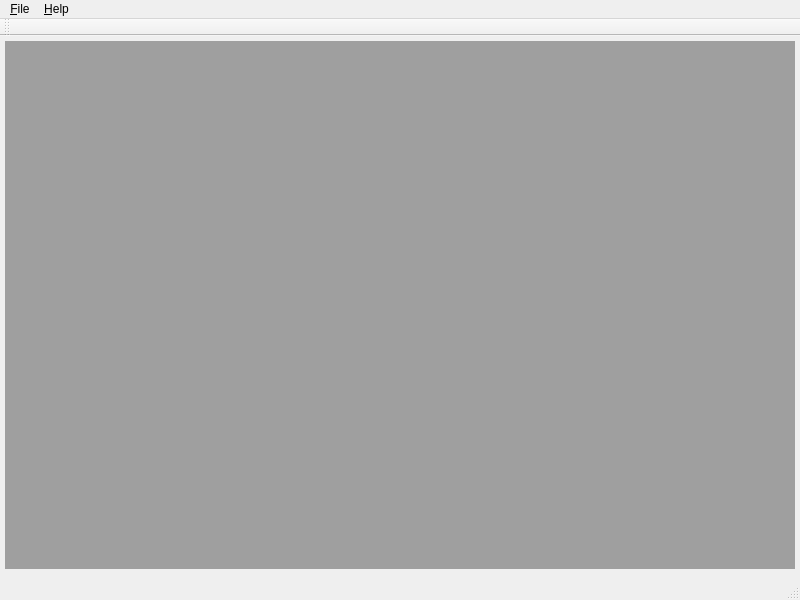
<?xml version="1.0" encoding="UTF-8"?>
<ui version="4.0">
 <class>GCodeFileServer</class>
 <widget class="QMainWindow" name="GCodeFileServer">
  <property name="geometry">
   <rect>
    <x>0</x>
    <y>0</y>
    <width>800</width>
    <height>600</height>
   </rect>
  </property>
  <property name="windowIcon">
   <iconset resource="../gcodeshared/application.qrc">
    <normaloff>:/images/serial.png</normaloff>:/images/serial.png</iconset>
  </property>
  <widget class="QWidget" name="centralwidget">
   <layout class="QHBoxLayout" name="horizontalLayout">
    <property name="spacing">
     <number>5</number>
    </property>
    <property name="leftMargin">
     <number>5</number>
    </property>
    <property name="topMargin">
     <number>5</number>
    </property>
    <property name="rightMargin">
     <number>5</number>
    </property>
    <item>
     <widget class="QSplitter" name="hSplitter">
      <property name="orientation">
       <enum>Qt::Horizontal</enum>
      </property>
      <property name="handleWidth">
       <number>3</number>
      </property>
      <property name="childrenCollapsible">
       <bool>false</bool>
      </property>
      <widget class="QMdiArea" name="mdiArea">
       <property name="verticalScrollBarPolicy">
        <enum>Qt::ScrollBarAlwaysOff</enum>
       </property>
       <property name="horizontalScrollBarPolicy">
        <enum>Qt::ScrollBarAlwaysOff</enum>
       </property>
       <property name="sizeAdjustPolicy">
        <enum>QAbstractScrollArea::AdjustIgnored</enum>
       </property>
       <property name="activationOrder">
        <enum>QMdiArea::StackingOrder</enum>
       </property>
       <property name="viewMode">
        <enum>QMdiArea::TabbedView</enum>
       </property>
       <property name="tabsClosable">
        <bool>false</bool>
       </property>
      </widget>
     </widget>
    </item>
   </layout>
  </widget>
  <widget class="QMenuBar" name="menubar">
   <property name="geometry">
    <rect>
     <x>0</x>
     <y>0</y>
     <width>800</width>
     <height>20</height>
    </rect>
   </property>
   <widget class="QMenu" name="menu_File">
    <property name="title">
     <string>&amp;File</string>
    </property>
   </widget>
   <widget class="QMenu" name="menu_Help">
    <property name="title">
     <string>&amp;Help</string>
    </property>
   </widget>
   <addaction name="menu_File"/>
   <addaction name="menu_Help"/>
  </widget>
  <widget class="QStatusBar" name="statusbar"/>
  <widget class="QToolBar" name="toolBar">
   <property name="windowTitle">
    <string>toolBar</string>
   </property>
   <attribute name="toolBarArea">
    <enum>TopToolBarArea</enum>
   </attribute>
   <attribute name="toolBarBreak">
    <bool>false</bool>
   </attribute>
  </widget>
 </widget>
 <resources>
  <include location="../gcodeshared/application.qrc"/>
 </resources>
 <connections/>
</ui>
